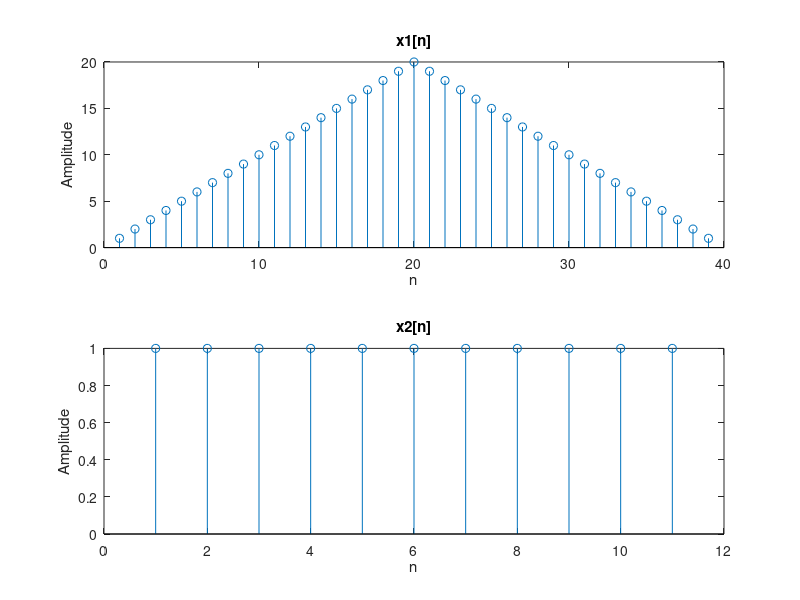
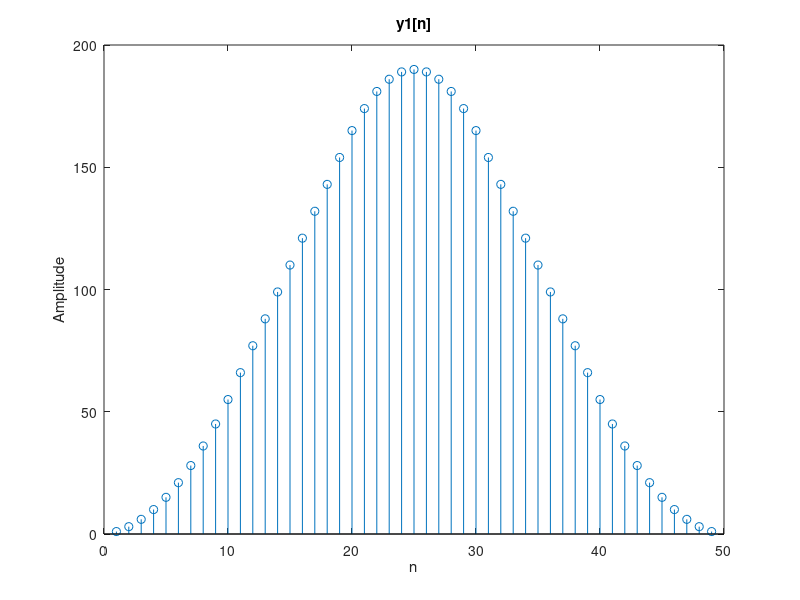
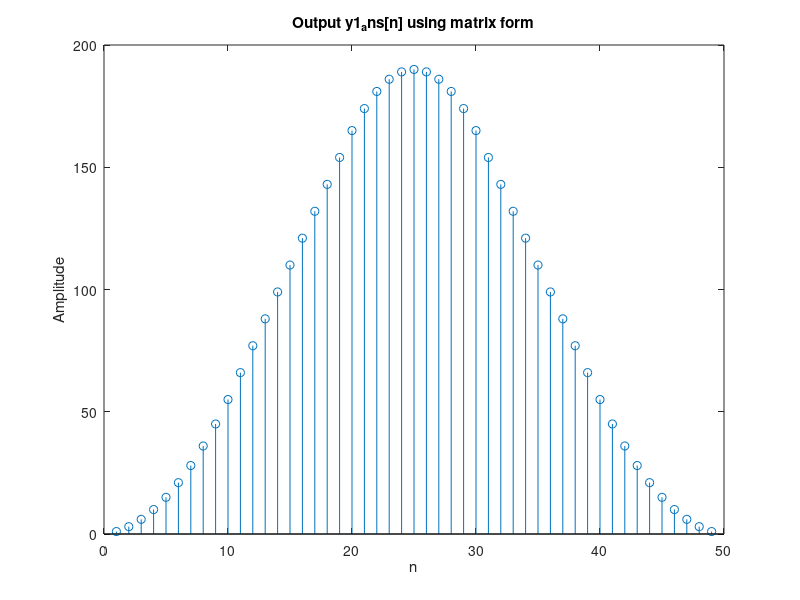
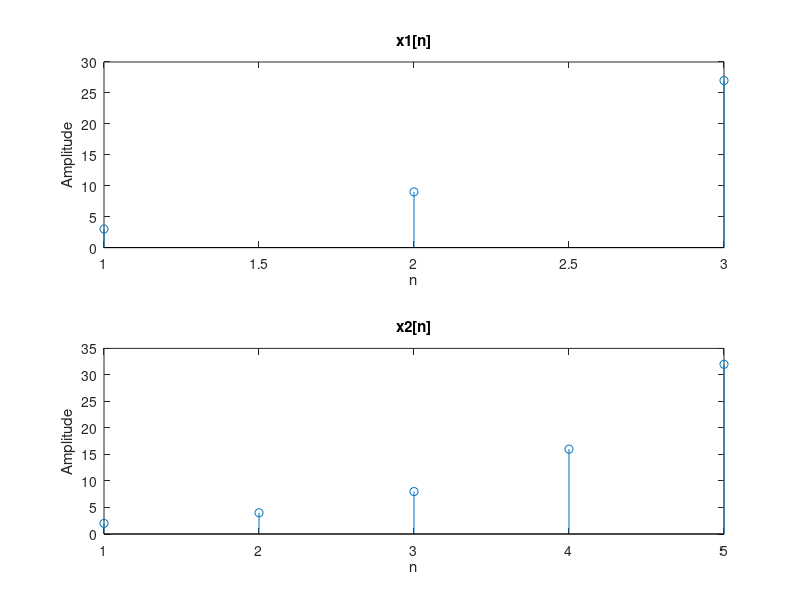

Source code (MATLAB) for these figures, in order:
% Part (a)
n1 = 1:39;
x1 = [n1(1:20), 40-n1(21:end)];
x1 = transpose(x1);
figure;
subplot(2,1,1);
stem(1:39, x1);
title('x1[n]');
xlabel('n');
ylabel('Amplitude');

n2 = 1:11;
x2 = [ones(1,11)];
x2 = transpose(x2);
subplot(2,1,2);
stem(1:11, x2);
title('x2[n]');
xlabel('n');
ylabel('Amplitude');


% Part (b)
y1 = conv(x1,x2);
figure;
stem(1:49, y1);
title('y1[n]');
xlabel('n');
ylabel('Amplitude');

% Part (c)
N1 = length(x1)+length(x2)-1;
a1 = length(x1);
A1 =[];
for i = 1:a1
    for j = 1:a1
        A1(j+i-1,i) = x1(j,1);
    end
end
X2 = [1:39];
for i = 1:11
    X2(i) = x2(i);
end
for i = 12:39
    X2(i)=0;
end
X2 = transpose(X2);
Y1 = A1*X2;
y1_ans = [];
for i = 1:49
    y1_ans(i) = Y1(i);
end
figure;
stem(1:49, y1_ans);
title('Output y1_ans[n] using matrix form');
xlabel('n');
ylabel('Amplitude');


% Part (d) 
% d-1
x1 = transpose([3,9,27]);
figure;
subplot(2,1,1);
stem(1:3, x1);
title('x1[n]');
xlabel('n');
ylabel('Amplitude');

x2 = transpose([2,4,8,16,32]);
subplot(2,1,2);
stem(1:5, x2);
title('x2[n]');
xlabel('n');
ylabel('Amplitude');

%d-2

y2 = conv(x1,x2);
figure;
stem(1:7, y2);
title('y2[n]');
xlabel('n');
ylabel('Amplitude');

%d-3

N2 = length(x1)+length(x2)-1;
a2 = length(x2);
A2 =[];
for i = 1:a2
    for j = 1:a2
        A2(j+i-1,i) = x2(j,1);
    end
end
X1 = [1:5];
for i = 1:3
    X1(i) = x1(i);
end
for i = 4:5
    X1(i)=0;
end
X1 = transpose(X1);
Y2 = A2*X1;
y2_ans = [];
for i = 1:7
    y2_ans(i) = Y2(i);
end
figure;
stem(1:7, y2_ans);
title('Output y2[n] using matrix form');
xlabel('n');
ylabel('Amplitude');

